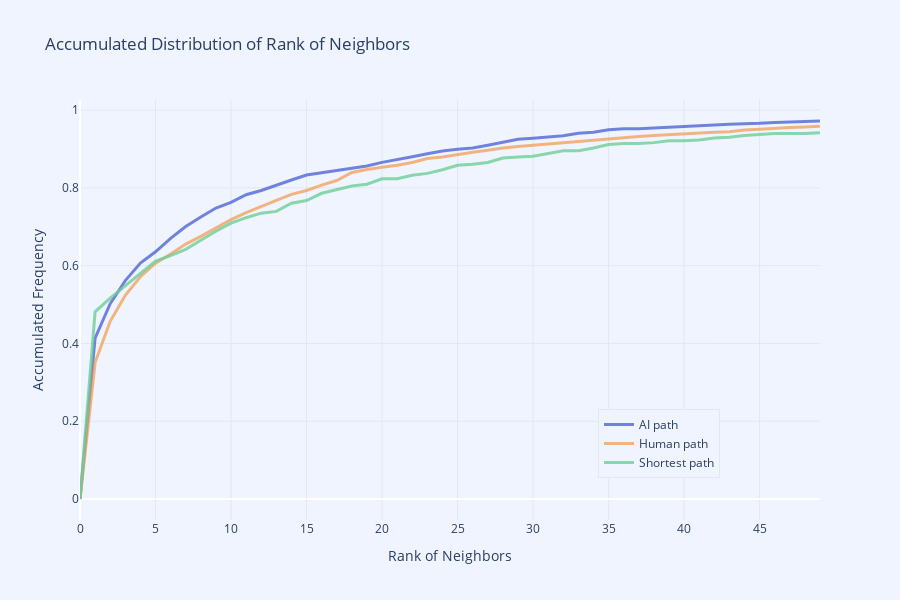

Notebook code for this chart:
### Code cell
import plotly.graph_objects as go
import numpy as np

# Define fixed colors with transparency
PRIMARY_BLUE = "rgba(58, 85, 209, 0.7)"  # AI paths - Light Blue with opacity
SOFT_ORANGE = "rgba(242, 153, 74, 0.7)"  # Human paths - Soft Orange with opacity
LIGHT_GREEN = "rgba(111, 207, 151, 0.8)" # Shortest paths - Light Green with slight opacity
BACKGROUND = "#F0F4FF"                   # Plot background
LIGHT_GRAY = "#E0E8F0"                   # Grid lines

# Sort the scores
ai_scores = np.sort(np.array(ai_scores, dtype=int))                 # Convert to integer
human_scores = np.sort(np.array(human_scores, dtype=int))           # Convert to integer
optimal_scores_sorted = np.sort(np.array(optimal_scores, dtype=int)) # Convert to integer

# Calculate the frequency
ai_scores_freq = np.bincount(ai_scores)
human_scores_freq = np.bincount(human_scores)
optimal_scores_freq = np.bincount(optimal_scores_sorted)

# Calculate the accumulated frequency
ai_scores_accumulated = np.cumsum(ai_scores_freq) / len(ai_scores)
human_scores_accumulated = np.cumsum(human_scores_freq) / len(human_scores)
optimal_scores_accumulated = np.cumsum(optimal_scores_freq) / len(optimal_scores_sorted)

# Plot the accumulated distribution (only first 50 ranks)
fig = go.Figure()

# AI path
fig.add_trace(go.Scatter(
    x=list(range(50)),
    y=ai_scores_accumulated[:50],
    mode='lines',
    name='AI path',
    line=dict(color=PRIMARY_BLUE, width=3)
))

# Human path
fig.add_trace(go.Scatter(
    x=list(range(50)),
    y=human_scores_accumulated[:50],
    mode='lines',
    name='Human path',
    line=dict(color=SOFT_ORANGE, width=3)
))

# Shortest path
fig.add_trace(go.Scatter(
    x=list(range(50)),
    y=optimal_scores_accumulated[:50],
    mode='lines',
    name='Shortest path',
    line=dict(color=LIGHT_GREEN, width=3)
))

# Update layout for aesthetics
fig.update_layout(
    title="Accumulated Distribution of Rank of Neighbors",
    xaxis_title="Rank of Neighbors",
    yaxis_title="Accumulated Frequency",
    plot_bgcolor=BACKGROUND,
    paper_bgcolor=BACKGROUND,
    legend=dict(
        x=0.7, y=0.1,
        bgcolor=BACKGROUND,
        bordercolor=LIGHT_GRAY,
        borderwidth=1
    ),
    font=dict(size=12),
    width=900,   # Fixed width
    height=600   # Fixed height
)

# Update grid line styles
fig.update_xaxes(showgrid=True, gridcolor=LIGHT_GRAY, dtick=5)
fig.update_yaxes(showgrid=True, gridcolor=LIGHT_GRAY)

# Show the interactive plot
fig.show()

### Figure 1 — Plotly figure (JSON) as saved in the notebook; plotly's stock layout.template omitted (floating-point values rounded to 4 significant figures)
{"data": [{"line": {"color": "rgba(58, 85, 209, 0.7)", "width": 3}, "mode": "lines", "name": "AI path", "type": "scatter", "x": [0, 1, 2, 3, 4, 5, 6, 7, 8, 9, 10, 11, 12, 13, 14, 15, 16, 17, 18, 19, 20, 21, 22, 23, 24, 25, 26, 27, 28, 29, 30, 31, 32, 33, 34, 35, 36, 37, 38, 39, 40, 41, 42, 43, 44, 45, 46, 47, 48, 49], "y": [0, 0.4137, 0.5022, 0.5615, 0.6067, 0.6356, 0.6701, 0.7004, 0.7252, 0.7481, 0.7627, 0.7822, 0.7933, 0.8073, 0.8203, 0.833, 0.8388, 0.8454, 0.8498, 0.8564, 0.8655, 0.8721, 0.8801, 0.8878, 0.8947, 0.8994, 0.9027, 0.9096, 0.917, 0.9248, 0.9272, 0.93, 0.9338, 0.9402, 0.9429, 0.9493, 0.9518, 0.952, 0.954, 0.9573, 0.9598, 0.96, 0.9617, 0.9633, 0.9642, 0.9658, 0.9683, 0.9697, 0.9708, 0.9719]}, {"line": {"color": "rgba(242, 153, 74, 0.7)", "width": 3}, "mode": "lines", "name": "Human path", "type": "scatter", "x": [0, 1, 2, 3, 4, 5, 6, 7, 8, 9, 10, 11, 12, 13, 14, 15, 16, 17, 18, 19, 20, 21, 22, 23, 24, 25, 26, 27, 28, 29, 30, 31, 32, 33, 34, 35, 36, 37, 38, 39, 40, 41, 42, 43, 44, 45, 46, 47, 48, 49], "y": [0, 0.3507, 0.4568, 0.5238, 0.5715, 0.6063, 0.6301, 0.6554, 0.6753, 0.6972, 0.7182, 0.7364, 0.7527, 0.768, 0.7832, 0.7932, 0.807, 0.8188, 0.8394, 0.8474, 0.8528, 0.858, 0.8653, 0.8752, 0.8794, 0.8861, 0.8914, 0.8967, 0.9026, 0.9064, 0.9098, 0.9129, 0.9169, 0.9201, 0.9232, 0.9257, 0.9289, 0.9322, 0.9345, 0.937, 0.9391, 0.9414, 0.9431, 0.9444, 0.9486, 0.9507, 0.9533, 0.9552, 0.9564, 0.9582]}, {"line": {"color": "rgba(111, 207, 151, 0.8)", "width": 3}, "mode": "lines", "name": "Shortest path", "type": "scatter", "x": [0, 1, 2, 3, 4, 5, 6, 7, 8, 9, 10, 11, 12, 13, 14, 15, 16, 17, 18, 19, 20, 21, 22, 23, 24, 25, 26, 27, 28, 29, 30, 31, 32, 33, 34, 35, 36, 37, 38, 39, 40, 41, 42, 43, 44, 45, 46, 47, 48, 49], "y": [0, 0.4814, 0.5163, 0.5488, 0.5791, 0.6116, 0.6256, 0.6419, 0.6651, 0.6884, 0.7093, 0.7233, 0.7349, 0.7395, 0.7605, 0.7674, 0.786, 0.7953, 0.8047, 0.8093, 0.8233, 0.8233, 0.8326, 0.8372, 0.8465, 0.8581, 0.8605, 0.8651, 0.8767, 0.8791, 0.8814, 0.8884, 0.8953, 0.8953, 0.9023, 0.9116, 0.914, 0.914, 0.9163, 0.9209, 0.9209, 0.9233, 0.9279, 0.9302, 0.9349, 0.9372, 0.9395, 0.9395, 0.9395, 0.9419]}], "layout": {"font": {"size": 12}, "height": 600, "legend": {"bgcolor": "#F0F4FF", "bordercolor": "#E0E8F0", "borderwidth": 1, "x": 0.7, "y": 0.1}, "paper_bgcolor": "#F0F4FF", "plot_bgcolor": "#F0F4FF", "title": {"text": "Accumulated Distribution of Rank of Neighbors"}, "width": 900, "xaxis": {"dtick": 5, "gridcolor": "#E0E8F0", "showgrid": true, "title": {"text": "Rank of Neighbors"}}, "yaxis": {"gridcolor": "#E0E8F0", "showgrid": true, "title": {"text": "Accumulated Frequency"}}}}
